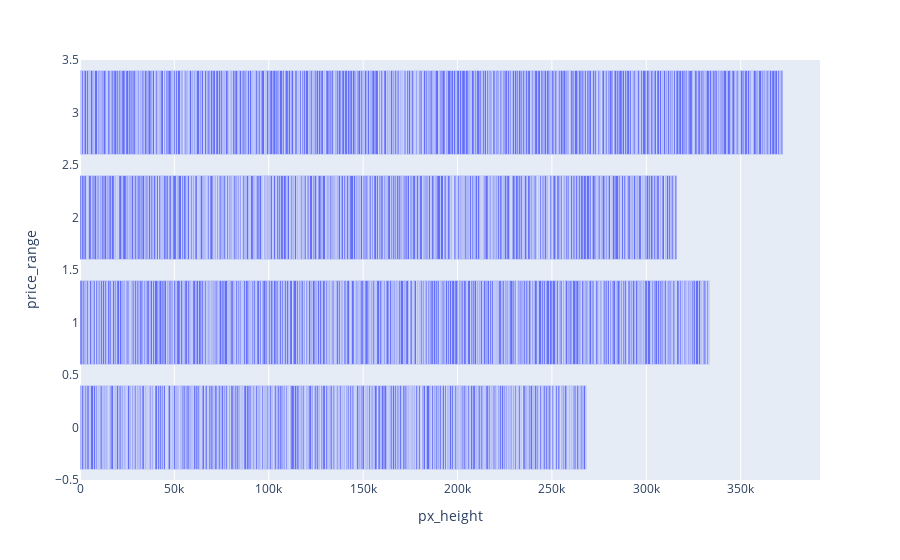

Notebook code for this chart:
### Code cell
fig = px.bar(data, x="px_height", y="price_range", orientation='h')
fig.show()

### Figure 1 — Plotly figure (JSON) as saved in the notebook; plotly's stock layout.template omitted (floating-point values rounded to 4 significant figures; data arrays with more than 128 entries replaced by an {"elided": "..."} marker saying what was removed)
{"data": [{"alignmentgroup": "True", "hovertemplate": "px_height=%{x}<br>price_range=%{y}<extra></extra>", "legendgroup": "", "marker": {"color": "#636efa", "pattern": {"shape": ""}}, "name": "", "offsetgroup": "", "orientation": "h", "showlegend": false, "textposition": "auto", "type": "bar", "x": {"elided": "2000 int values"}, "xaxis": "x", "y": {"elided": "2000 int values"}, "yaxis": "y"}], "layout": {"barmode": "relative", "legend": {"tracegroupgap": 0}, "margin": {"t": 60}, "xaxis": {"anchor": "y", "domain": [0, 1], "title": {"text": "px_height"}}, "yaxis": {"anchor": "x", "domain": [0, 1], "title": {"text": "price_range"}}}}
